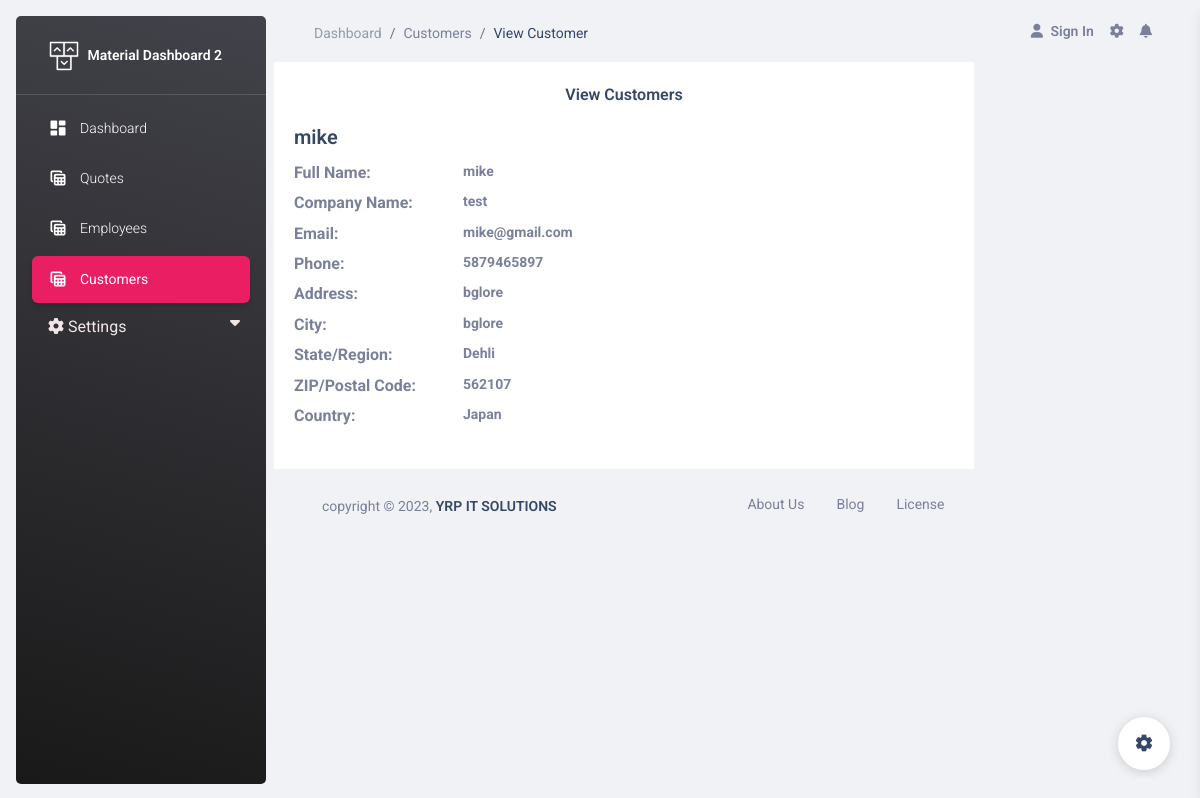
Page /pages/viewcustomer.php?custid=3 on the committed database.
### tables this page shows
CREATE TABLE `customer` (
  `id` int(11) NOT NULL,
  `name` varchar(50) NOT NULL,
  `company` varchar(50) NOT NULL,
  `email` varchar(50) NOT NULL,
  `phone` varchar(50) NOT NULL,
  `address` varchar(50) NOT NULL,
  `city` varchar(50) NOT NULL,
  `state` varchar(50) NOT NULL,
  `zipcode` varchar(50) NOT NULL,
  `country` varchar(50) NOT NULL,
  `currency` varchar(50) NOT NULL
);

### pages/viewcustomer.php (the view, shortened to what this page needs)
<?php
include("connection.php");
?>
<!DOCTYPE html>
<html lang="en">
<head>
  <link rel="stylesheet" href="./css/style.css">
<link rel="stylesheet" type="text/css" href="  https://cdnjs.cloudflare.com/ajax/libs/font-awesome/6.4.0/css/all.min.css"/>
  <link href="../assets/css/nucleo-icons.css" rel="stylesheet" />
  <link href="../assets/css/nucleo-svg.css" rel="stylesheet" />
  <link id="pagestyle" href="../assets/css/material-dashboard.css?v=3.0.0" rel="stylesheet" />
</head>
<body class="g-sidenav-show  bg-gray-200">
  <aside class="sidenav navbar navbar-vertical navbar-expand-xs border-0 border-radius-xl my-3 fixed-start ms-3   bg-gradient-dark" id="sidenav-main">
    <div class="sidenav-header">
      <a class="navbar-brand m-0" href=" https://demos.creative-tim.com/material-dashboard/pages/dashboard " target="_blank">
        <img src="../assets/img/logo-ct.png" class="navbar-brand-img h-100" alt="main_logo">
        <span class="ms-1 font-weight-bold text-white">Material Dashboard 2</span>
      </a>
    </div>
    <hr class="horizontal light mt-0 mb-2">
    <div class="collapse navbar-collapse  w-auto  max-height-vh-100" id="sidenav-collapse-main">
      <ul class="navbar-nav">
        <li class="nav-item">
          <a class="nav-link text-white " href="../pages/dashboard.php">
            <div class="text-white text-center me-2 d-flex align-items-center justify-content-center">
              <i class="material-icons opacity-10">dashboard</i>
            </div>
            <span class="nav-link-text ms-1">Dashboard</span>
          </a>
        </li>
        <li class="nav-item">
          <a class="nav-link text-white" href="../pages/tables.php">
            <div class="text-white text-center me-2 d-flex align-items-center justify-content-center">
              <i class="material-icons opacity-10">table_view</i>
            </div>
            <span class="nav-link-text ms-1">Quotes</span>
          </a>
        </li>
        <li class="nav-item">
          <a class="nav-link text-white" href="../pages/employees.html">
            <div class="text-white text-center me-2 d-flex align-items-center justify-content-center">
              <i class="material-icons opacity-10">table_view</i>
            </div>
            <span class="nav-link-text ms-1">Employees</span>
          </a>
        </li>
        <li class="nav-item">
          <a class="nav-link text-white active bg-primary" href="../pages/customers.php">
            <div class="text-white text-center me-2 d-flex align-items-center  justify-content-center">
              <i class="material-icons opacity-10">table_view</i>
            </div>
            <span class="nav-link-text ms-1">Customers</span>
          </a>
        </li>
        <link rel="stylesheet" href="./css/sidebar.css">
        <div class="droupdown">
          <div class="sidenav text-white">
              <button class="dropdown-btn">
                <i class="fa-solid fa-gear"></i>
                Settings
                <i class="fa fa-caret-down"></i>
              </button>
            </div>
      </div>
      </ul>
    </div>
  </aside>
  <main class="main-content position-relative max-height-vh-100 h-100 border-radius-lg ">
    <nav class="navbar navbar-main navbar-expand-lg px-0 mx-4 shadow-none border-radius-xl" id="navbarBlur" navbar-scroll="true">
      <div class="container-fluid py-1 px-3">
      <nav aria-label="breadcrumb">
          <ol class="breadcrumb bg-transparent mb-0 pb-0 pt-1 px-0 me-sm-6 me-5">
            <li class="breadcrumb-item text-sm"><a class="opacity-5 text-dark dashnav" href="dashboard.php">Dashboard</a></li>
            <li class="breadcrumb-item text-sm text-dark " aria-current="page"><a class="pagenav" href="./customers.php">Customers</a></li>
            <li class="breadcrumb-item text-sm text-dark " aria-current="page">View Customer</li>
          </ol>
        </nav>
          <ul class="navbar-nav  justify-content-end">
            <li class="nav-item d-flex align-items-center">
              <a href="javascript:;" class="nav-link text-body font-weight-bold px-0">
                <i class="fa fa-user me-sm-1"></i>
                <span class="d-sm-inline d-none">Sign In</span>
              </a>
            </li>
            <li class="nav-item px-3 d-flex align-items-center">
              <a href="javascript:;" class="nav-link text-body p-0">
                <i class="fa fa-cog fixed-plugin-button-nav cursor-pointer"></i>
              </a>
            </li>
            <li class="nav-item dropdown pe-2 d-flex align-items-center">
              <a href="javascript:;" class="nav-link text-body p-0" id="dropdownMenuButton" data-bs-toggle="dropdown" aria-expanded="false">
                <i class="fa fa-bell cursor-pointer"></i>
              </a>
            </li>
          </ul>
        </div>
    </nav>
    <div class="col-md-9">
       <div class="ibox float-e-margins">
        <div class="ibox-content" id="ibox_form" style="position: static; zoom: 1;">
            <div class="details" style="min-height: 200px; padding: 20px;">
            <div class="ibox-title">
                <h6 style="text-align: center;">View Customers</h6>
              </div>
              <?php
              $id= $_GET['custid'];
              $sql = "SELECT * FROM  `customer` WHERE id=$id ";
              $result = mysqli_query($con,$sql);
              if($result){
               while( $row= mysqli_fetch_assoc($result)){
                $name = $row['name'];
                $company = $row['company'];
                $email = $row['email'];
                $phone = $row['phone'];
                $address = $row['address'];
                $city = $row['city'];
                $state = $row['state'];
                $zipcode = $row['zipcode'];
                $country = $row['country'];
               }
              }
               echo '
               <p>
               <h5>'.$name.'</h5>
               <div class="view-container">
               <strong>Full Name:</strong><label style="font-weight: bold;" >'.' '.$name.'</label>
               <strong>Company Name:</strong> <label style="font-weight: bold;" > '.' '.$company.'</label>
               <strong>Email:</strong><label style="font-weight: bold;" >'.' '.$email.'</label>
               <strong>Phone:</strong><label style="font-weight: bold;" >'.' '.$phone.'</label>
               <strong>Address:</strong><label style="font-weight: bold;" > '.' '.$address.'</label>
               <strong>City:</strong><label style="font-weight: bold;" >'.' '.$city.'</label>
               <strong>State/Region:</strong><label style="font-weight: bold;" > '.' '.$state.'</label>
               <strong>ZIP/Postal Code:</strong><label style="font-weight: bold;" >'.' '.$zipcode.'</label>
               <strong>Country:</strong><label style="font-weight: bold;" >'.' '.$country.'</label>
                </div>
               </p>';
              ?>
            </div>
         </div>
        </div>
      <footer class="footer py-4  ">
        <div class="container-fluid">
          <div class="row align-items-center justify-content-lg-between">
            <div class="col-lg-6 mb-lg-0 mb-4">
             <div class="container copy-right-container">
              <div class="copyright text-center text-sm text-muted text-lg-start">
                copyright ©
                ,
                <a href="https://yrpitsolutions.com/" class="font-weight-bold  texthovercolor" target="_blank">YRP IT SOLUTIONS</a>
              </div>
             </div>
            </div>
            <div class="col-lg-6">
              <ul class="nav nav-footer justify-content-center justify-content-lg-end">
                <li class="nav-item">
                  <a href="#" class="nav-link text-muted" target="_blank">About
                    Us</a>
                </li>
                <li class="nav-item">
                  <a href="#" class="nav-link text-muted" target="_blank">Blog</a>
                </li>
                <li class="nav-item">
                  <a href="#" class="nav-link pe-0 text-muted" target="_blank">License</a>
                </li>
              </ul>
            </div>
          </div>
        </div>
      </footer>
    </div>
  </main>
  <div class="fixed-plugin">
    <a class="fixed-plugin-button text-dark position-fixed px-3 py-2">
      <i class="material-icons py-2">settings</i>
    </a>
  </div>
</body>
</html>

### pages/css/style.css (style rules this page uses)
.ibox-content { background-color: #fff; width: 700px; }
p { padding: 0px 10px 0px 10px; }
.ibox-title { background-color: #fff; }
.view-container { display: grid; grid-template-columns: 1fr 3fr; }
.details { padding: 20px; }

### pages/css/sidebar.css (style rules this page uses)
.droupdown .sidenav a, .dropdown-btn { padding: 6px 8px 6px 16px; text-decoration: none; color: #f1e6e6; display: block; border: none; background: none; width: 100%; text-align: left; cursor: pointer; outline: none; }
.droupdown { display: flex; justify-content: center; width: 100%; overflow: hidden; }
.sidenav { width: 230px; border-radius: 5px; }
button { height: 45px; }
.dropdown-btn { padding-left: 22px; }
.active { color: white; background-color: #e91e63; border-radius: 5px; }
.fa-caret-down { float: right; padding-right: 8px; }

### rows in the picture
customer: name "mike", company "test", email "mike@gmail.com", phone "5879465897", address "bglore", city "bglore", state "Dehli", zipcode "562107", country "Japan"
